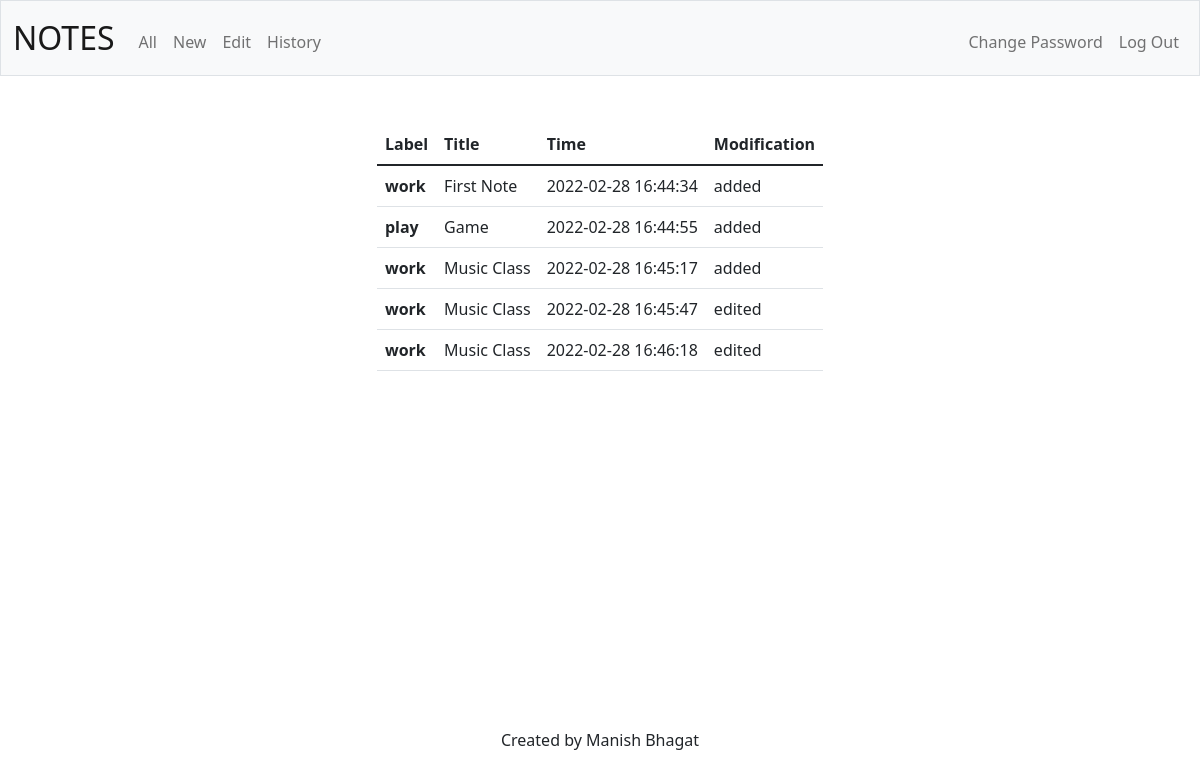
Screenshot of /history (signed in) with the database file from the repository.
### tables this page shows
CREATE TABLE timeline(
note_id INTEGER NOT NULL,
user_id INTEGER NOT NULL,
time DATETIME DEFAULT CURRENT_TIMESTAMP, modification TEXT);

CREATE TABLE notes(
note_id INTEGER PRIMARY KEY AUTOINCREMENT,
user_id INTEGER NOT NULL,
title TEXT NOT NULL,
description TEXT NOT NULL,
label TEXT);

### app.py (the view)
@app.route("/history")
@login_required
def history():
    user_id = session["user_id"]
    rows = db.execute("SELECT label, title, time, modification FROM notes, timeline WHERE notes.note_id = TIMELINE.note_id AND notes.user_id = ?",user_id)
    return render_template("history.html", rows=rows)

### app.py (called while the page is built)
@app.after_request
def after_request(response):
    response.headers["Cache-Control"] = "no-cache, no-store, must-revalidate"
    response.headers["Expires"] = 0
    response.headers["Pragma"] = "no-cache"
    return response

### helpers.py (called while the page is built)
def login_required(f):
    @wraps(f)
    def decorated_function(*args, **kwargs):
        if session.get("user_id") is None:
            return redirect("/login")
        return f(*args, **kwargs)
    return decorated_function

### templates/history.html (shortened to what this page needs)
{% extends "layout.html" %}
{% block main %}
<div>
        <table class="table">
    <thead>
        <tr>
        <th scope="col">Label</th>
        <th scope="col">Title</th>
        <th scope="col">Time</th>
        <th scope="col">Modification</th>
        </tr>
    </thead>
    <tbody>
        {% for i in rows %}
            <tr>
                <th scope="row">{{ i["label"] }}</th>
                <td>{{ i["title"] }}</td>
                <td>{{ i["time"] }}</td>
                <td>{{ i["modification"] }}</td>
            </tr>
        {% endfor %}
    </tbody>
    </table>
</div>
{% endblock %}

### templates/layout.html (shortened to what this page needs)
<!DOCTYPE html>
<html lang="en">
    <head>
        <link href="https://cdn.jsdelivr.net/npm/bootstrap@5.1.3/dist/css/bootstrap.min.css" rel="stylesheet">
        <link rel="stylesheet" href="/static/styles.css">
    </head>
    <body>
            <nav class="bg-light border navbar navbar-expand-md navbar-light">
                <div class="container-fluid">
                    <a class="navbar-brand" href="/"><span>NOTES</span></a>
                    <div class="collapse navbar-collapse" id="navbar">
                        {% if session["user_id"] %}
                            <ul class="navbar-nav me-auto mt-2">
                                <li class="nav-item"><a class="nav-link" href="/all">All</a></li>
                                <li class="nav-item"><a class="nav-link" href="/new">New</a></li>
                                <li class="nav-item"><a class="nav-link" href="/edit">Edit</a></li>
                                <li class="nav-item"><a class="nav-link" href="/history">History</a></li>
                            </ul>
                            <ul class="navbar-nav ms-auto mt-2">
                                <li class="nav-item"><a class="nav-link" href="/password">Change Password</a></li>
                                <li class="nav-item"><a class="nav-link" href="/logout">Log Out</a></li>
                            </ul>
                        {% else %}
                            <ul class="navbar-nav ms-auto mt-2">
                                <li class="nav-item"><a class="nav-link" href="/register">Register</a></li>
                                <li class="nav-item"><a class="nav-link" href="/login">Log In</a></li>
                            </ul>
                        {% endif %}
                    </div>
                </div>
            </nav>
        <main class="container mt-5">
            {% block main %}{% endblock %}
        </main>
        <footer class="fixed-bottom mb-5 text-center">
            Created by Manish Bhagat
        </footer>
    </body>
</html>

### static/styles.css (style rules this page uses)
.container { height: 100%; display: flex; justify-content: center; align-items: center; }
nav .navbar-brand { font-size: xx-large; }

### rows the page displays
timeline: label "work", title "First Note", time "2022-02-28 16:44:34", modification "added"
timeline: label "play", title "Game", time "2022-02-28 16:44:55", modification "added"
timeline: label "work", title "Music Class", time "2022-02-28 16:45:17", modification "added"
timeline: label "work", title "Music Class", time "2022-02-28 16:45:47", modification "edited"
timeline: label "work", title "Music Class", time "2022-02-28 16:46:18", modification "edited"
